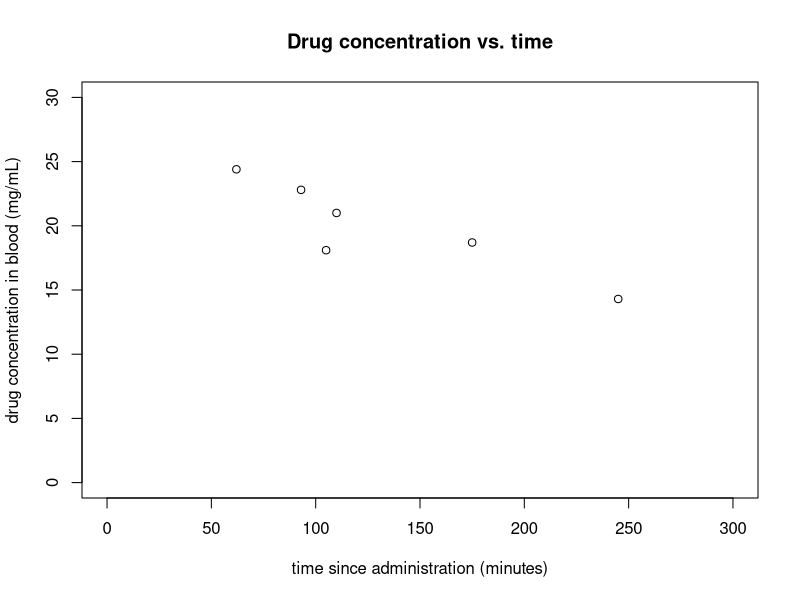
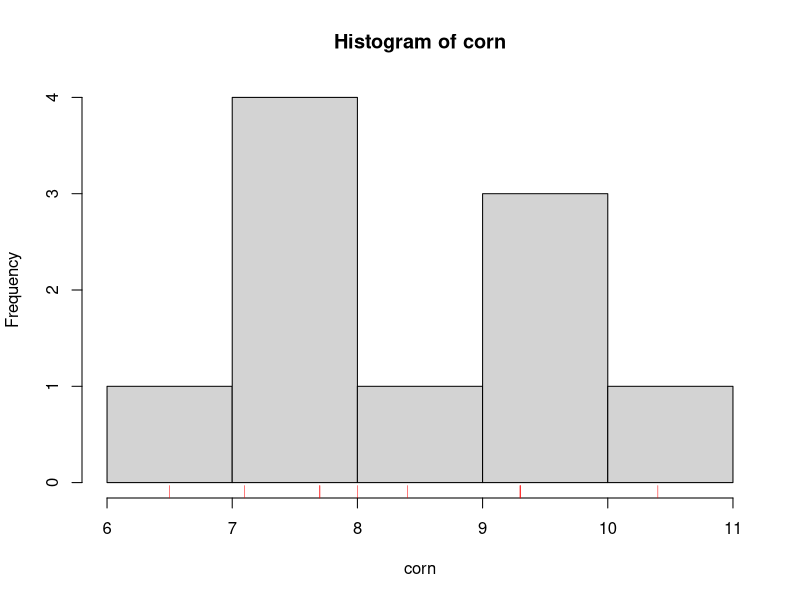
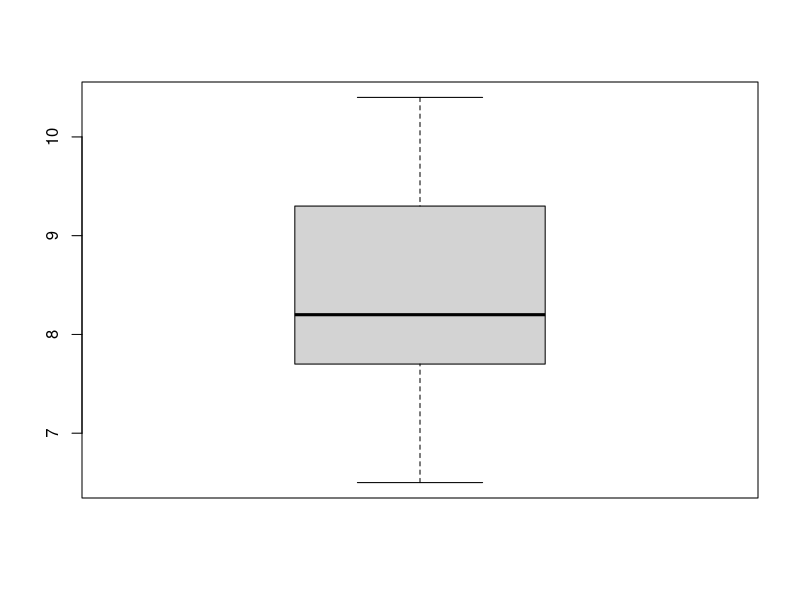

These charts were generated, in order, by the following R code:
## ---- chunk 1
time = c(62, 93, 105, 110, 175, 245)
concentration = c(24.4, 22.8, 18.1, 21.0, 18.7, 14.3)
plot(x=time, y=concentration, # Now notice the user-defined labels.
     xlim=c(0,300), ylim=c(0, 30),
     main="Drug concentration vs. time",
     xlab="time since administration (minutes)",
     ylab="drug concentration in blood (mg/mL)")
## ---- chunk 2
corn = c(9.3, 7.7, 9.3, 9.3, 8.4, 6.5, 7.1, 7.7, 8.0, 10.4)
hist(corn)
rug(corn, col="red")
mean(corn)
sd(corn)

boxplot(corn)
quantile(corn)
## ---- chunk 3

PX = c(0.05,0.10,0.12,0.14,0.24,0.17,0.06,0.04,0.03,0.02,0.01,0.005,0.005,0.005,0.0037,0.0013)
sum(0.05,0.10,0.12,0.14,0.24,0.17)
